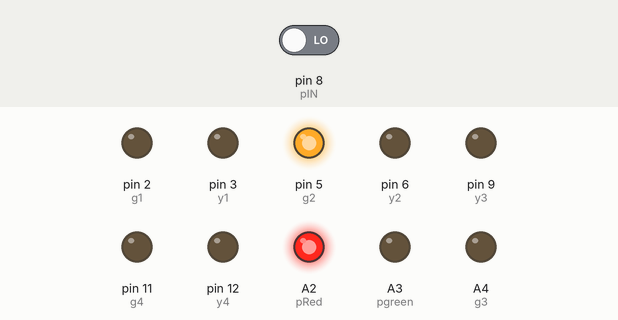
Recording of a sketch running on a simulated Arduino Uno, built with avr-gcc and run on an emulated ATmega328P. Parts: output pins drawn as LEDs (lit = HIGH). The inputs (shaded band) are chosen by the test bench; at power-on: pin 8 (pIN) LOW. Pins used as bus, display or sensor lines are not drawn.

Above: at 6.9 s.
7.0 s: pin 8 (pIN) driven HIGH
At 11.4 s:
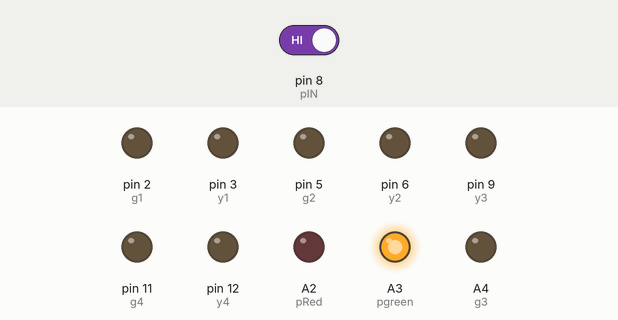
At 13.57 s:
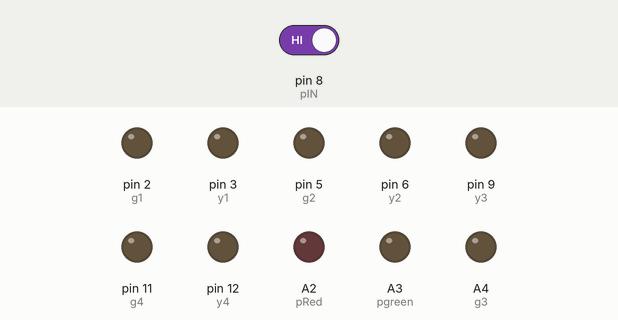
14.6 s: pin 8 (pIN) driven LOW
At 17.6 s:
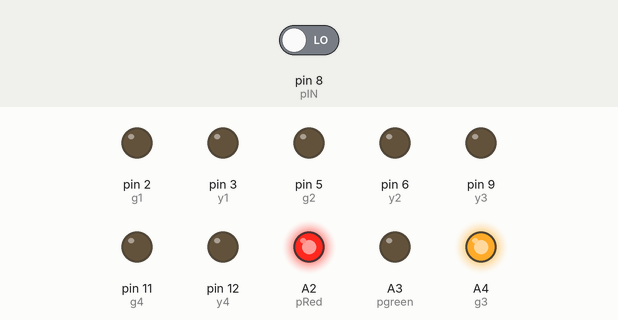
Timing chart, 0 to 47.8 s (numbered marks = the images above; inputs shaded):
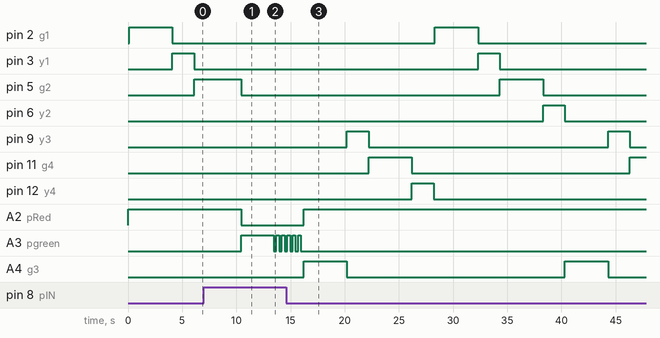

The sketch:

traffic_with_pedestrian_arduino_code.ino
```cpp
const int g1 = 2;
const int y1 = 3;
const int r1 = 4;
const int g2 = 5;
const int y2 = 6;
const int r2 = 7;
const int g3 = A4;
const int y3 = 9;
const int r3 = 10;
const int g4 = 11;
const int y4 = 12;
const int r4 = 13;
const int pRed = A2;
const int pgreen = A3;
const int pIN = 8;


void setup()

{
pinMode (r1, OUTPUT);
pinMode (y1, OUTPUT);
pinMode (g1, OUTPUT);
pinMode (r2, OUTPUT);
pinMode (y2, OUTPUT);
pinMode (g2, OUTPUT);
pinMode (r3, OUTPUT);
pinMode (y3, OUTPUT);
pinMode (g3, OUTPUT);
pinMode (r4, OUTPUT);
pinMode (y4, OUTPUT);
pinMode (g4, OUTPUT);
pinMode (pRed, OUTPUT);
pinMode (pgreen, OUTPUT);
pinMode (pIN, INPUT);
digitalWrite (r1, HIGH);
digitalWrite (r2, HIGH);
digitalWrite (r3, HIGH);
digitalWrite (r4, HIGH);
digitalWrite (pRed, HIGH);
}

void loop() {

int crossIn = digitalRead (pIN);
if (crossIn == HIGH){
  WalkCycle();}
else
{
delay(100);
digitalWrite (r1, LOW);
digitalWrite(g1,HIGH);
digitalWrite(r2,HIGH);
digitalWrite(r3,HIGH);
digitalWrite(r4,HIGH);
delay(4000);
}
int crossIn2 = digitalRead (pIN);
if (crossIn2 == HIGH){
  WalkCycle();}
else
{
digitalWrite(g1,LOW);

digitalWrite(y1,HIGH);
digitalWrite(r2,HIGH);
digitalWrite(r3,HIGH);
digitalWrite(r4,HIGH);
delay(2000);
}
int crossIn3 = digitalRead (pIN);
if (crossIn3 == HIGH){
  WalkCycle();}
else
{
digitalWrite(y1,LOW);
digitalWrite(r2,LOW);

digitalWrite(r1,HIGH);
digitalWrite(g2,HIGH); //2nd light
digitalWrite(r3,HIGH);
digitalWrite(r4,HIGH);
delay(4000);
}
int crossIn4 = digitalRead (pIN);
if (crossIn4 == HIGH){
  WalkCycle();}
else
{
digitalWrite(g2,LOW);

digitalWrite(y2,HIGH);
digitalWrite(r1,HIGH);
digitalWrite(r3,HIGH);
digitalWrite(r4,HIGH);
delay(2000);
}
int crossIn5 = digitalRead (pIN);
if (crossIn5 == HIGH){
  WalkCycle();}
else
{
digitalWrite(y2,LOW);
digitalWrite(r3,LOW);

digitalWrite(g3,HIGH);//3rd light
digitalWrite(r1,HIGH);
digitalWrite(r2,HIGH);
digitalWrite(r4,HIGH);
delay(4000);
}
int crossIn6 = digitalRead (pIN);
if (crossIn6 == HIGH){
  WalkCycle();}
else
{
digitalWrite(g3,LOW);

digitalWrite(y3,HIGH);
digitalWrite(r1,HIGH);
digitalWrite(r2,HIGH);
digitalWrite(r4,HIGH);
delay(2000);
}
int crossIn7 = digitalRead (pIN);
if (crossIn7 == HIGH){
  WalkCycle();}
else
{
digitalWrite(y3,LOW);
digitalWrite(r3,LOW);
digitalWrite(r4,LOW);

digitalWrite(g4,HIGH);//4th light
digitalWrite(r1,HIGH);
digitalWrite(r2,HIGH);
digitalWrite(r3,HIGH);
delay(4000);
}
int crossIn8 = digitalRead (pIN);
if (crossIn8 == HIGH){
  WalkCycle();}
else
{
digitalWrite(g4,LOW);
digitalWrite(r4,LOW);


digitalWrite(y4,HIGH);
digitalWrite(r1,HIGH);
digitalWrite(r2,HIGH);
digitalWrite(r3,HIGH);
delay(2000);
}
digitalWrite(y4,LOW);
digitalWrite(r4,LOW);
digitalWrite(r1,LOW);

}

void WalkCycle() {
  delay(350);
digitalWrite (g1, LOW);digitalWrite (g2, LOW);digitalWrite (g3, LOW);digitalWrite (g4, LOW);
digitalWrite (y1, LOW);digitalWrite (y2, LOW);digitalWrite (y3, LOW);digitalWrite (y4, LOW);
digitalWrite (r1, HIGH);digitalWrite (r2, HIGH);digitalWrite (r3, HIGH);digitalWrite (r4, HIGH);


  digitalWrite (pgreen, HIGH);
  digitalWrite (pRed, LOW);
  delay (3000);
  digitalWrite (pgreen, LOW);
  //digitalWrite(pIN, LOW);  // Turn off green Pedestrian Light
  delay(250);
  for (int x = 0; x < 5; x++) {  // Flash green Ped LED 5X
    digitalWrite(pgreen, HIGH);
    delay(250);
    digitalWrite(pgreen, LOW);
    delay(250);
  }
  digitalWrite(pRed, HIGH);
}
```

Measured:
- after the input at 7.0 s, pin 5 (g2): HIGH → LOW after 3.5 s instead of 3.1 s; pin 6 (y2): stays LOW (without the input it goes to HIGH after 3.1 s); A2 (pRed): HIGH → LOW after 3.5 s; A3 (pgreen): LOW → HIGH after 3.5 s, then repeats every 0.50 s: LOW 0.25 s, HIGH 0.25 s; A4 (g3): stays LOW (without the input it goes to HIGH after 5.1 s)
- after the input at 14.6 s, pin 2 (g1): LOW → HIGH after 13.7 s, → LOW 4.0 s later; pin 3 (y1): LOW → HIGH after 17.7 s, → LOW 2.0 s later; pin 5 (g2): LOW → HIGH after 19.7 s, → LOW 4.0 s later; pin 6 (y2): LOW → HIGH after 23.7 s, → LOW 2.0 s later; pin 9 (y3): alternates HIGH for 2.0 s and LOW for 22.1 s, starting after 5.6 s
